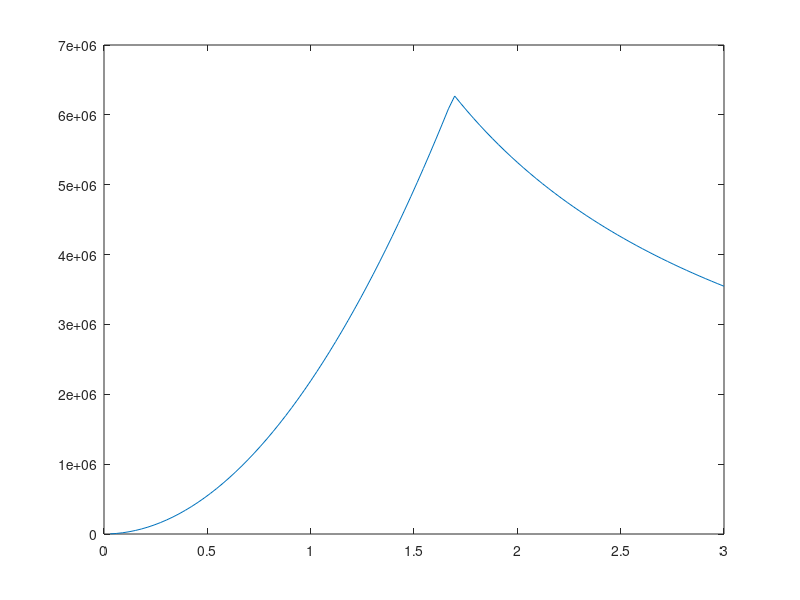
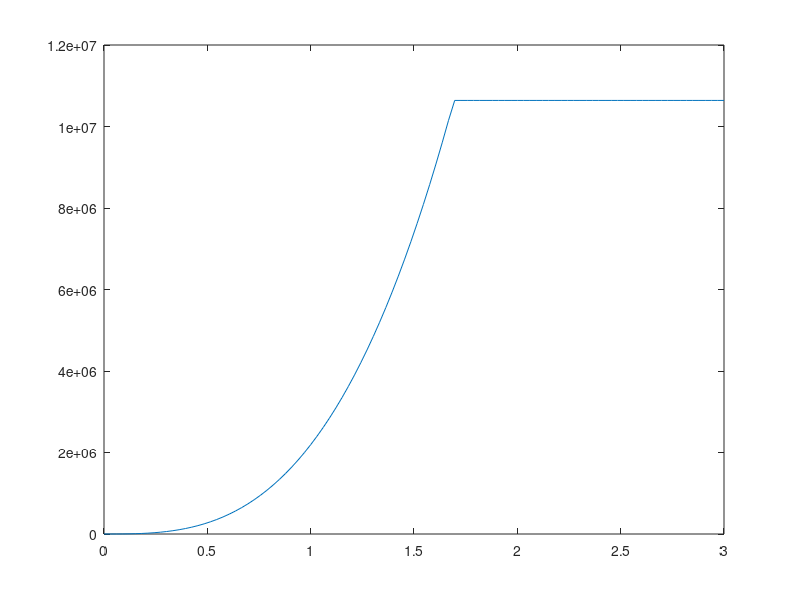

Reproduce these figures in MATLAB, in order. (Note: this script raises an error after producing the figures.)
%% Assignment 1 %%

close all
clear all
clc

%% PART 1
Vo=11.4;
R = 89.17 ; % [m] Rotor radius
lambda=8;
rho = 1.225 ; % [kg/m3] air mass density
A=pi*R^2;
omega=linspace(0,3,100);
Tetha_pitch=0;
P_rated=10.64*10^6;
Cp=P_rated./(0.5.*rho.*Vo.^3.*A);
M_G=0.5*rho*A*R^3*Cp^3*omega.^2./lambda^3;
P=M_G.*omega;
for i=1:length(P)
    if P(i)>P_rated
        P(i)=P_rated
    end
end
M_G=P./omega;

figure(1)
plot(omega,M_G)

figure(2)
plot(omega,P)

%% Read Blade and airfoil Data %%
global blade_data
blade_data = xlsread('Blade_data') ;

global W3_100 W3_60 W3_48 W3_36 W3_30 W3_24
W3_100 = importdata('cylinder_ds.txt'); %100% CILINDER
W3_60  = importdata('FFA-W3-600_ds.txt'); %600
W3_48  = importdata('FFA-W3-480_ds.txt'); %480
W3_36  = importdata('FFA-W3-360_ds.txt'); %360
W3_30  = importdata('FFA-W3-301_ds.txt'); %301
W3_24  = importdata('FFA-W3-241_ds.txt'); %241

%% Global parameters %%
global omega V_0 rho k_emp B R
H = 119 ; % hub height (m)
Ls = 7.1 ; % m
R = 89.17 ; % [m] Rotor radius
B = 3 ; % Number of blades
Pr = 10000*10^3 ; % [W] Rated Power
Vcut_in = 4 ; % [m/s] Cut in speed
Vcut_out = 25 ; % [m/s] Cut out speed

omega = 0.673 ; % [rad/s] Constant rotational speed
V_0 = 8 ; % [m/s] Constant wind speed
rho = 1.225 ; % [kg/m3] air mass density
k_emp = 0.6 ; % empirical value used to calculate W_intermediate

%
delta_t = 0.02 ; % [s]
N = 1000 ; % [s]
N_element = length(blade_data) ;


global Theta_pitch Theta_cone Theta_tilt Theta_yaw
Theta_pitch = 0.0 ; % [rad]
Theta_cone = 0 ; % [rad]
Theta_tilt = 0 ; % [rad]
Theta_yaw = 0 ; % [rad]

%% Initialization %%
V0y = 0 ;
V0z = V_0 ;
Wy = zeros(B,N_element,N) ;
Wz =  zeros(B,N_element,N) ;
a_rem = zeros(B,N_element,N) ; 

p = zeros(B, N) ; 
time(1) = 0 ;

% Wind position initialization
Theta_wing1(1) = 0 ; % blade 1
Theta_wing2(1) = Theta_wing1(1) + 2*pi/3 ; % blade 2
Theta_wing3(1) = Theta_wing1(1) + 4*pi/3 ; % blade 3

% Rotation matrix %
% considering no roll %
global a_12 a_21 a_34 a_43

a_12 = [cos(Theta_tilt) sin(Theta_yaw)*sin(Theta_tilt) -cos(Theta_yaw)*sin(Theta_tilt) ;
    0 cos(Theta_yaw) sin(Theta_yaw) ;
    sin(Theta_tilt) -sin(Theta_yaw)*cos(Theta_tilt) cos(Theta_yaw)*cos(Theta_tilt)] ;

a_21 = a_12' ;

a_34 = [cos(Theta_cone) 0 -sin(Theta_cone) ;
    0 1 0 ;
    sin(Theta_cone) 0 cos(Theta_cone)];

a_43 = a_34' ;


%% Loop
for i=2:N

    time(i) = time(i-1) + delta_t ;
    Theta_wing1(i) = Theta_wing1(i-1) + omega*delta_t ; % blade 1
    Theta_wing2(i) = Theta_wing1(i) + 2*pi/3 ; % blade 2
    Theta_wing3(i) = Theta_wing1(i) + 4*pi/3 ; % blade 3
    
    % loop over each blade B
    for b=1:B
        % b
        % loop over each element N_element
        for k=1:N_element
            % k
            [Vrel_y, Vrel_z] = velocity_compute(b, blade_data(k), H, Ls, Wy(b,k,i-1), Wz(b,k,i-1), Theta_wing1(i), Theta_wing2(i), Theta_wing3(i) ) ;
            %Vrel_y = -omega*blade_data(k)+Wy(b,k,i-1) ;  
            %Vrel_z = V_0+Wz(b,k,i-1);
            
            phi = atan(real(-Vrel_z)/real(Vrel_y)) ;
            alpha = radtodeg(phi - (-degtorad(blade_data(k,3)) + Theta_pitch)) ;
            % alpha

            % first method (doesn't take into account the dynamic stall 
            thick = [100, 60, 48, 36, 30.1, 24.1] ; 
            
            % Cl interpolation 
            cl1 = interp1(W3_100(:,1), W3_100(:,2), alpha) ;
            cl2 = interp1(W3_60(:,1), W3_60(:,2), alpha) ;
            cl3 = interp1(W3_48(:,1), W3_48(:,2), alpha);
            cl4 = interp1(W3_36(:,1), W3_36(:,2), alpha);
            cl5 = interp1(W3_30(:,1), W3_30(:,2), alpha);
            cl6 = interp1(W3_24(:,1), W3_24(:,2), alpha);
            cl_union = [cl1 cl2 cl3 cl4 cl5 cl6] ; 
            Cl = interp1(thick, cl_union, blade_data(k,4)) ;
           
            
            % Cd interpolation 
            cd1 = interp1(W3_100(:,1), W3_100(:,3), alpha) ;
            cd2 = interp1(W3_60(:,1), W3_60(:,3), alpha) ;
            cd3 = interp1(W3_48(:,1), W3_48(:,3), alpha);
            cd4 = interp1(W3_36(:,1), W3_36(:,3), alpha);
            cd5 = interp1(W3_30(:,1), W3_30(:,3), alpha);
            cd6 = interp1(W3_24(:,1), W3_24(:,3), alpha);
            cd_union = [cd1 cd2 cd3 cd4 cd5 cd6] ; 
            Cd = interp1(thick, cd_union, blade_data(k,4)) ;
             
       
            % second method
                % calculate Cl_inv , fstatic, Cl_fs using interpolation
                % calculate tau = 4*c/Vrel
                % update fs(i) = fstatic + (fs(i-1)-fstatic)*exp(-delta_t/tau)
                % calculate Cl(i) = fs(i)* Cl,inv + (1-fs(i))*Cl,fs
            
            Vrel_abs = sqrt(Vrel_y^2+Vrel_z^2) ;
            Lift = 0.5*rho*Vrel_abs^2*Cl*blade_data(k,2) ;
            Drag = 0.5*rho*Vrel_abs^2*Cd*blade_data(k,2) ;
            
            pz(k) = Lift*cos(phi) + Drag*sin(phi) ; % normal
            py(k) = Lift*sin(phi) - Drag*cos(phi) ; % tangential
            
            % without Yaw, a can be calculate as follow : 
            a = abs(Wz(b,k,i-1))/V_0 ;
            a_rem(b,k,i) = a ;
            % with yaw : need to be implemented 
            if a<=1/3
                fg = 1 ;
            else
                fg = 1/4*(5-3*a) ;
            end
            
            % Prand
            f = (B/2)*(R-blade_data(k))/(blade_data(k)*abs(sin(phi)));
            F= 2*acos(exp(-f))/pi;
             
           
            % We add this if statement otherwise the last element if NaN 
            % (F = 0 !! )
            if k==N_element
                Wz(b,k,i) = 0 ; 
                Wy(b,k,i) = 0 ; 
            else   
                Wz(b,k,i) = - B*Lift*cos(phi)/(4*pi*rho*blade_data(k)*F*(sqrt(V0y^2+(V0z+fg*Wz(b,k,i-1))^2))) ;
                Wy(b,k,i) = - B*Lift*sin(phi)/(4*pi*rho*blade_data(k)*F*(sqrt(V0y^2+(V0z+fg*Wz(b,k,i-1))^2))) ;
            end
          
            dm(k) = blade_data(k)*py(k) ;
            dP(k) = omega*dm(k) ;
            
            % W_qs(i) = Wz_qs(i) + Wy_qs(i)
            % tau1 = (1.1/(1-1.3*a))*(R/V_0)
            % tau2 = (0.39-0.26*(r/R)^2)*tau1
            % H = W_qs(i)+k_emp*tau1*(((W_qs(i)-W_qs(i-1)/delta_t)
            % Wint(i) = H + (Wint(i-1)-H)*exp(-delta_t/tau1)
            % W(i) = Wint(i) + (W(i-1)-Wint(i))*exp(-delta_t/tau2)
            
        end
        pz(N_element) = 0 ;
        py(N_element) = 0 ; 
        dm(N_element) = 0 ; 
        dP(N_element) = 0 ; 
        
        % Sanity check with teacher's results
        if (i==1000)
        time(i)
        figure(1)
        plot(blade_data(:,1), real(pz)) 
        figure(2) 
        plot(blade_data(:,1), real(py)) 
        end
        
        % thrust computation for each blade
        thrust(b) = trapz(blade_data(:,1),real(pz)) ;
        
        % power computation 
        Power(b) = trapz(blade_data(:,1), real(dP)) ;
        
    end
end

Power_cum = 3*Power(1) 
Thrust = sum(thrust(:,1)) 

%% Plots 
figure(1) 
plot(blade_data(:,1), real(pz))
xlabel('Element position $[m]$','interpreter','latex',  'FontSize', 12)
ylabel('Normal load [N]','interpreter','latex',  'FontSize', 12)

figure(2)
plot(blade_data(:,1), real(py))
xlabel('Element position [m]', 'interpreter','latex', 'FontSize', 12)
ylabel('Tangential load [N]', 'interpreter','latex', 'FontSize', 12)
ylim([-200 700])
global pt 
eps=0.01;
P = p_compute(blade_data(:,1), blade_data(:,2), blade_data(:,3), eps);

